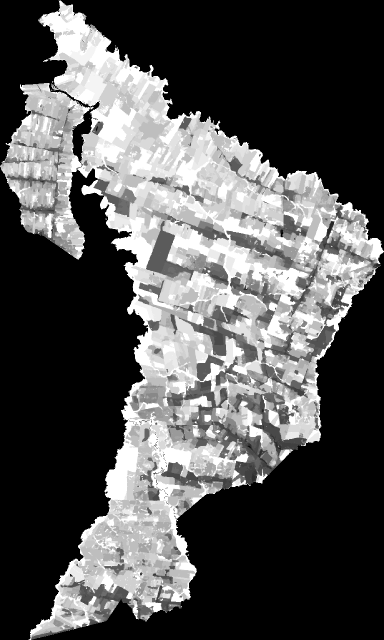
#> input picture web_assets/forest_loss.png, 768 x 1280 px (shown at 1/2 size); its folder holds 7 pictures in this run
$ python resize_for_web.py
#> lines starting #> are read from the running program, lines starting #| are printed output that depends on the picture; after the words box and inside, x2 and y2 are one past the last pixel; in counts of white or black regions, pixels touching at a corner belong together
"""
Downscale textures for web delivery.
Full-res (1767x2923) → 1024x1024 (web) with correct aspect ratio.
Uses power-of-two dimensions for GPU texture compatibility.
"""

import numpy as np
from PIL import Image
from pathlib import Path

WEB_ASSETS = Path(__file__).parent.parent / "web_assets"

# Target: fit into 1024x1024 with correct aspect ratio
# Original is 1767w x 2923h (portrait, ratio ~0.6)
# We'll use 1024x1696 (maintaining aspect) but round to nearest power-of-two-friendly
WEB_SIZE = (768, 1280)  # w x h, close to original aspect ratio


def resize_texture(name, resample, mode=None):
#> called with name = 'forest_loss.png', resample = 0
    path = WEB_ASSETS / name
    if not path.exists():
        print(f"  Skipping {name} (not found)")
        return
    img = Image.open(path)
#> img is the input picture: PIL image 768x1280 L; min 0, max 255, mean 83.3
    original_size = img.size
#> original_size = (768, 1280)
    # Save full-res backup first
    full_path = WEB_ASSETS / f"full_{name}"
    if not full_path.exists():
        img.save(full_path)

    resized = img.resize(WEB_SIZE, resample=resample)
    resized.save(path)
    print(f"  {name}: {original_size} -> {WEB_SIZE}")
#|   forest_loss.png: (768, 1280) -> (768, 1280)


def run():
    print(f"Resizing textures to {WEB_SIZE[0]}x{WEB_SIZE[1]}...")

    # Forest loss: NEAREST (preserve class boundaries, no interpolation artifacts)
    resize_texture("forest_loss.png", Image.Resampling.NEAREST)

    # Flow map: BILINEAR (smooth gradients can be interpolated)
    resize_texture("flow_map.png", Image.Resampling.BILINEAR)
#> call 2 of resize_texture, with name = 'flow_map.png', resample = 2
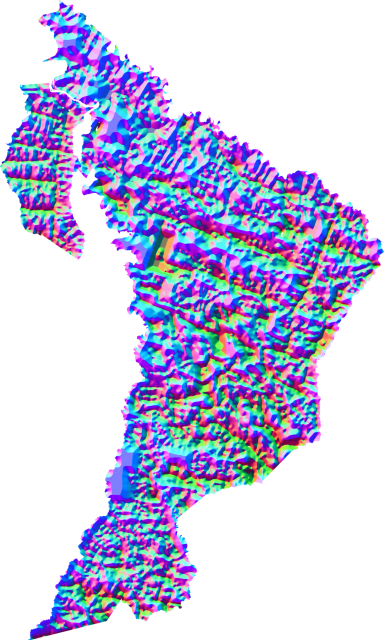
#> input picture web_assets/flow_map.png, 768 x 1280 px (shown at 1/2 size)
#> in resize_texture, img is the input picture: PIL image 768x1280 RGBA; mean R, G, B, A 55.3, 54.2, 84.7, 110.3
#|   flow_map.png: (768, 1280) -> (768, 1280)

    # Water mask: NEAREST (binary mask)
    resize_texture("water_mask.png", Image.Resampling.NEAREST)
#> call 3 of resize_texture, with name = 'water_mask.png', resample = 0
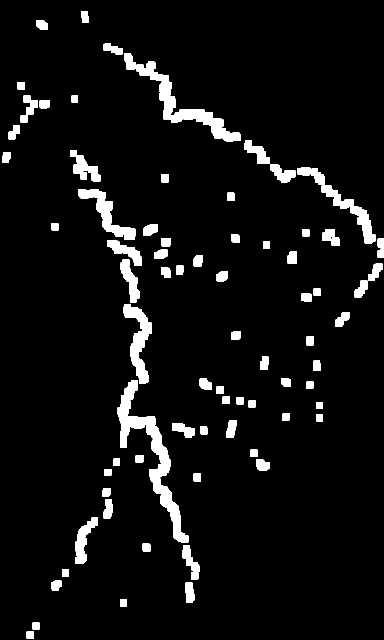
#> input picture web_assets/water_mask.png, 768 x 1280 px (shown at 1/2 size)
#> in resize_texture, img is the input picture: PIL image 768x1280 L; 6% white; 84 white regions, largest, box (x1, y1, x2, y2) and area: (235, 761, 377, 1086) 8837, (273, 123, 482, 283) 6337, (247, 608, 303, 767) 3841
#|   water_mask.png: (768, 1280) -> (768, 1280)

    print("Done!")


if __name__ == "__main__":
    run()
